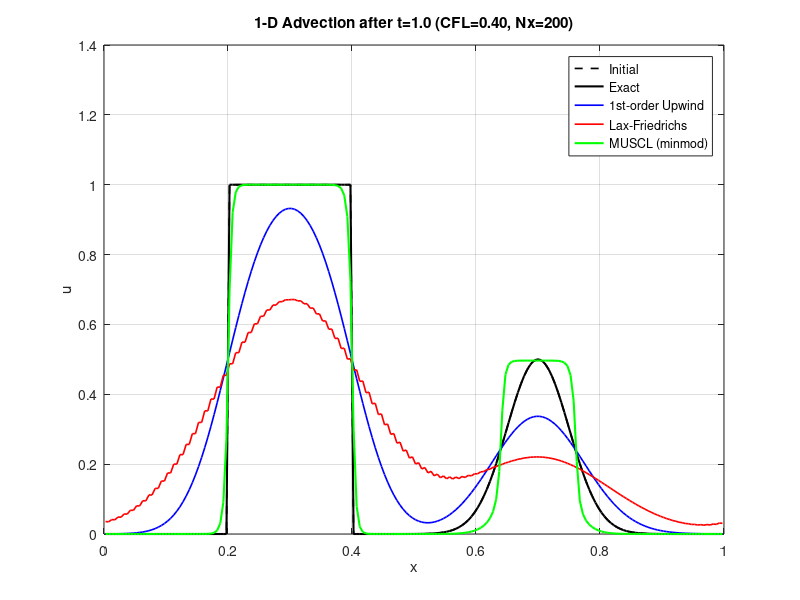

The MATLAB source for this figure:
%% 01_hyperbolic_pde_upwinding.m
% Demonstrates first-order upwind, Lax-Friedrichs, and MUSCL (limited)
%
% PDE:  ∂u/∂t + a * ∂u/∂x = 0 ,  a > 0
% Domain: periodic [0,1]
% Initial condition: square wave + smooth Gaussian

clear; close all; clc;

%% Parameters
a      = 1.0;          % advection speed
Nx     = 200;          % cells
L      = 1.0;
dx     = L / Nx;
x      = (0.5:Nx-0.5)' * dx;   % cell centers
CFL    = 0.4;
dt     = CFL * dx / a;
Tfinal = 1.0;          % one full period
Nt     = round(Tfinal / dt);
dt     = Tfinal / Nt;  % exact final time

%% Initial condition
u0 = zeros(Nx,1);
u0(x > 0.2 & x < 0.4) = 1.0;                 % square wave
u0 = u0 + 0.5 * exp(-200*(x-0.7).^2);         % Gaussian

%% Allocate solutions
u_upwind = u0;
u_lf     = u0;
u_muscl  = u0;

%% Time marching
for n = 1:Nt
    % --- First-order upwind (a > 0) ---
    % F_{i-1/2} = a * u_{i-1}
    uL = [u_upwind(end); u_upwind(1:end-1)];
    u_upwind = u_upwind - (dt/dx) * a .* (u_upwind - uL);

    % --- Lax-Friedrichs (classic) ---
    uL = [u_lf(end); u_lf(1:end-1)];
    uR = [u_lf(2:end); u_lf(1)];
    u_lf = 0.5*(uL + uR) - 0.5*(dt/dx)*a*(uR - uL);

    % --- MUSCL with minmod limiter (2nd-order TVD) ---
    % Correct limited slope: sigma_i = minmod(u_i - u_{i-1}, u_{i+1} - u_i)
    % Left state at face i+1/2:  u_i + 0.5 * sigma_i
    uL_cell = [u_muscl(end); u_muscl(1:end-1)];   % u_{i-1}
    uR_cell = [u_muscl(2:end); u_muscl(1)];       % u_{i+1}
    deltaL  = u_muscl - uL_cell;                  % backward difference
    deltaR  = uR_cell - u_muscl;                  % forward difference
    % minmod limiter
    sigma   = 0.5*(sign(deltaL)+sign(deltaR)) .* min(abs(deltaL), abs(deltaR));
    % Interface state from the left (used because a > 0)
    u_face  = u_muscl + 0.5 * sigma;              % state at i+1/2 from left
    % Flux at i+1/2
    flux    = a * u_face;
    % Conservative update: (F_{i+1/2} - F_{i-1/2})/dx
    flux_L  = [flux(end); flux(1:end-1)];         % F_{i-1/2}
    u_muscl = u_muscl - (dt/dx) * (flux - flux_L);
end

%% Exact solution (periodic shift)
shift = mod(round(a*Tfinal/dx), Nx);
u_exact = circshift(u0, shift);

%% Plot
figure('Position',[100 100 900 500], 'Name','Hyperbolic PDE Upwinding');
plot(x, u0, 'k--', 'LineWidth',1.2); hold on;
plot(x, u_exact, 'k-', 'LineWidth',1.5);
plot(x, u_upwind, 'b-', 'LineWidth',1.2);
plot(x, u_lf, 'r-', 'LineWidth',1.2);
plot(x, u_muscl, 'g-', 'LineWidth',1.5);
legend('Initial','Exact','1st-order Upwind','Lax-Friedrichs','MUSCL (minmod)', ...
       'Location','best');
xlabel('x'); ylabel('u');
title(sprintf('1-D Advection after t=%.1f (CFL=%.2f, Nx=%d)', Tfinal, CFL, Nx));
grid on; box on;
xlim([0 1]);

fprintf('\n=== Hyperbolic PDE Demo complete ===\n');
fprintf('Favorite practical choice for many industrial CFD codes: limited MUSCL / TVD schemes\n');
fprintf('or high-resolution Godunov-type methods with approximate Riemann solvers.\n');
fprintf('First-order upwind is robust but diffusive; pure high-order without limiting oscillates.\n');
